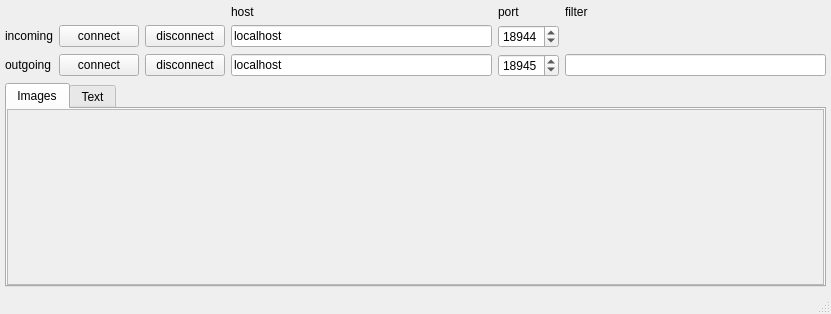
<?xml version="1.0" encoding="UTF-8"?>
<ui version="4.0">
 <class>NiftyLinkApp</class>
 <widget class="QMainWindow" name="NiftyLinkApp">
  <property name="geometry">
   <rect>
    <x>0</x>
    <y>0</y>
    <width>831</width>
    <height>314</height>
   </rect>
  </property>
  <property name="sizePolicy">
   <sizepolicy hsizetype="Fixed" vsizetype="Preferred">
    <horstretch>0</horstretch>
    <verstretch>0</verstretch>
   </sizepolicy>
  </property>
  <property name="windowTitle">
   <string>NiftyLink</string>
  </property>
  <widget class="QWidget" name="m_CentralWidget">
   <property name="sizePolicy">
    <sizepolicy hsizetype="Fixed" vsizetype="Preferred">
     <horstretch>0</horstretch>
     <verstretch>0</verstretch>
    </sizepolicy>
   </property>
   <property name="minimumSize">
    <size>
     <width>0</width>
     <height>125</height>
    </size>
   </property>
   <property name="maximumSize">
    <size>
     <width>16777215</width>
     <height>16777215</height>
    </size>
   </property>
   <layout class="QVBoxLayout" name="verticalLayout_2">
    <property name="leftMargin">
     <number>5</number>
    </property>
    <property name="topMargin">
     <number>5</number>
    </property>
    <property name="rightMargin">
     <number>5</number>
    </property>
    <property name="bottomMargin">
     <number>5</number>
    </property>
    <item>
     <layout class="QVBoxLayout" name="verticalLayout">
      <item>
       <layout class="QGridLayout" name="gridLayout">
        <item row="0" column="3">
         <widget class="QLabel" name="m_HostLabel">
          <property name="sizePolicy">
           <sizepolicy hsizetype="Preferred" vsizetype="Fixed">
            <horstretch>0</horstretch>
            <verstretch>0</verstretch>
           </sizepolicy>
          </property>
          <property name="layoutDirection">
           <enum>Qt::RightToLeft</enum>
          </property>
          <property name="text">
           <string>host</string>
          </property>
         </widget>
        </item>
        <item row="0" column="4">
         <widget class="QLabel" name="m_PortLabel">
          <property name="sizePolicy">
           <sizepolicy hsizetype="Preferred" vsizetype="Fixed">
            <horstretch>0</horstretch>
            <verstretch>0</verstretch>
           </sizepolicy>
          </property>
          <property name="text">
           <string>port</string>
          </property>
         </widget>
        </item>
        <item row="0" column="5">
         <widget class="QLabel" name="m_FilterLabel">
          <property name="sizePolicy">
           <sizepolicy hsizetype="Preferred" vsizetype="Fixed">
            <horstretch>0</horstretch>
            <verstretch>0</verstretch>
           </sizepolicy>
          </property>
          <property name="text">
           <string>filter</string>
          </property>
         </widget>
        </item>
        <item row="1" column="0">
         <widget class="QLabel" name="m_IncomingLabel">
          <property name="sizePolicy">
           <sizepolicy hsizetype="Preferred" vsizetype="Fixed">
            <horstretch>0</horstretch>
            <verstretch>0</verstretch>
           </sizepolicy>
          </property>
          <property name="text">
           <string>incoming</string>
          </property>
         </widget>
        </item>
        <item row="1" column="1">
         <widget class="QPushButton" name="m_IncomingConnect">
          <property name="toolTip">
           <string>connect to server for inbound messages</string>
          </property>
          <property name="text">
           <string>connect</string>
          </property>
         </widget>
        </item>
        <item row="1" column="2">
         <widget class="QPushButton" name="m_IncomingDisconnect">
          <property name="toolTip">
           <string>disconnect from server for inbound messages</string>
          </property>
          <property name="text">
           <string>disconnect</string>
          </property>
         </widget>
        </item>
        <item row="1" column="3">
         <widget class="QLineEdit" name="m_IncomingAddress">
          <property name="toolTip">
           <string>inbound host (name or IP)</string>
          </property>
          <property name="text">
           <string>localhost</string>
          </property>
         </widget>
        </item>
        <item row="1" column="4">
         <widget class="QSpinBox" name="m_IncomingPort">
          <property name="toolTip">
           <string>inbound port</string>
          </property>
          <property name="minimum">
           <number>1</number>
          </property>
          <property name="maximum">
           <number>99999</number>
          </property>
          <property name="value">
           <number>18944</number>
          </property>
         </widget>
        </item>
        <item row="2" column="0">
         <widget class="QLabel" name="m_OutgoingLabel">
          <property name="sizePolicy">
           <sizepolicy hsizetype="Preferred" vsizetype="Fixed">
            <horstretch>0</horstretch>
            <verstretch>0</verstretch>
           </sizepolicy>
          </property>
          <property name="text">
           <string>outgoing</string>
          </property>
         </widget>
        </item>
        <item row="2" column="1">
         <widget class="QPushButton" name="m_OutgoingConnect">
          <property name="toolTip">
           <string>connect to server for outgoing messages</string>
          </property>
          <property name="text">
           <string>connect</string>
          </property>
         </widget>
        </item>
        <item row="2" column="2">
         <widget class="QPushButton" name="m_OutgoingDisconnect">
          <property name="toolTip">
           <string>disconnect from server for outbound messages</string>
          </property>
          <property name="text">
           <string>disconnect</string>
          </property>
         </widget>
        </item>
        <item row="2" column="3">
         <widget class="QLineEdit" name="m_OutgoingAddress">
          <property name="toolTip">
           <string>outbound host (name or IP)</string>
          </property>
          <property name="text">
           <string>localhost</string>
          </property>
         </widget>
        </item>
        <item row="2" column="4">
         <widget class="QSpinBox" name="m_OutgoingPort">
          <property name="toolTip">
           <string>outbound port</string>
          </property>
          <property name="minimum">
           <number>1</number>
          </property>
          <property name="maximum">
           <number>99999</number>
          </property>
          <property name="value">
           <number>18945</number>
          </property>
         </widget>
        </item>
        <item row="2" column="5">
         <widget class="QLineEdit" name="m_OutgoingFilter">
          <property name="toolTip">
           <string>message type filter (IMAGE,TDATA,STRING etc)</string>
          </property>
         </widget>
        </item>
       </layout>
      </item>
      <item>
       <widget class="QTabWidget" name="tabWidget">
        <property name="currentIndex">
         <number>0</number>
        </property>
        <widget class="QWidget" name="m_ImageTab">
         <attribute name="title">
          <string>Images</string>
         </attribute>
         <layout class="QHBoxLayout" name="horizontalLayout_2">
          <property name="leftMargin">
           <number>0</number>
          </property>
          <property name="topMargin">
           <number>0</number>
          </property>
          <property name="rightMargin">
           <number>0</number>
          </property>
          <property name="bottomMargin">
           <number>0</number>
          </property>
          <item>
           <widget class="QScrollArea" name="m_ImageScrollArea">
            <property name="widgetResizable">
             <bool>true</bool>
            </property>
            <property name="alignment">
             <set>Qt::AlignCenter</set>
            </property>
            <widget class="QWidget" name="m_ImageScrollAreaContents">
             <property name="geometry">
              <rect>
               <x>0</x>
               <y>0</y>
               <width>811</width>
               <height>117</height>
              </rect>
             </property>
             <layout class="QHBoxLayout" name="horizontalLayout">
              <property name="leftMargin">
               <number>0</number>
              </property>
              <property name="topMargin">
               <number>0</number>
              </property>
              <property name="rightMargin">
               <number>0</number>
              </property>
              <property name="bottomMargin">
               <number>0</number>
              </property>
              <item>
               <widget class="QLabel" name="m_ImageLabel">
                <property name="text">
                 <string/>
                </property>
                <property name="alignment">
                 <set>Qt::AlignCenter</set>
                </property>
               </widget>
              </item>
             </layout>
            </widget>
           </widget>
          </item>
         </layout>
        </widget>
        <widget class="QWidget" name="m_TextTab">
         <attribute name="title">
          <string>Text</string>
         </attribute>
         <layout class="QHBoxLayout" name="horizontalLayout_3">
          <property name="leftMargin">
           <number>0</number>
          </property>
          <property name="topMargin">
           <number>0</number>
          </property>
          <property name="rightMargin">
           <number>0</number>
          </property>
          <property name="bottomMargin">
           <number>0</number>
          </property>
          <item>
           <widget class="QPlainTextEdit" name="m_TextEdit">
            <property name="undoRedoEnabled">
             <bool>false</bool>
            </property>
            <property name="readOnly">
             <bool>true</bool>
            </property>
            <property name="maximumBlockCount">
             <number>1000</number>
            </property>
           </widget>
          </item>
         </layout>
        </widget>
       </widget>
      </item>
     </layout>
    </item>
   </layout>
  </widget>
  <widget class="QMenuBar" name="menubar">
   <property name="geometry">
    <rect>
     <x>0</x>
     <y>0</y>
     <width>831</width>
     <height>22</height>
    </rect>
   </property>
  </widget>
  <widget class="QStatusBar" name="statusbar"/>
 </widget>
 <resources/>
 <connections/>
</ui>
